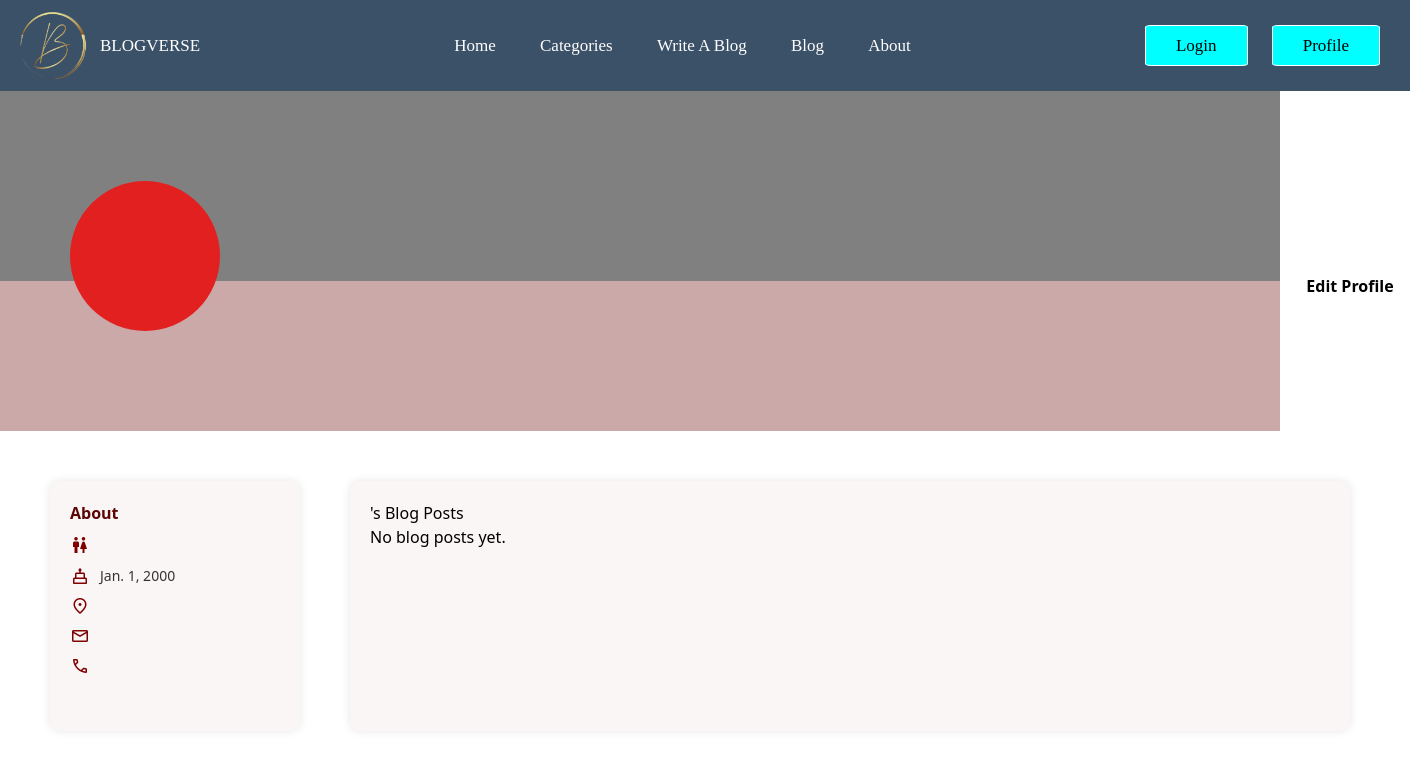
Before: /blogverse/profile/ (signed in) with the older database file.
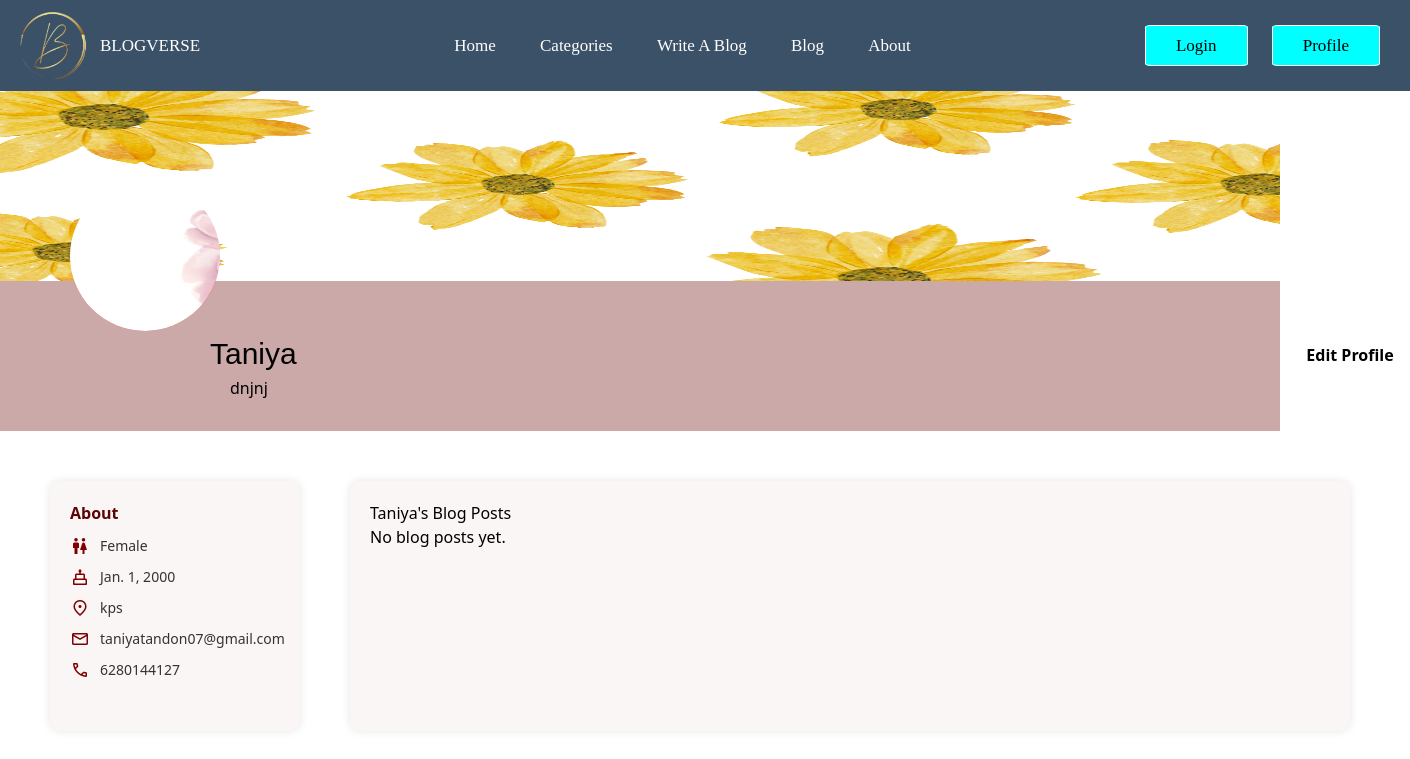
After: the same page with the newer database file.
### blogverse/models.py (models this page shows, shortened)
class Profile(models.Model):
    user = models.ForeignKey(User, on_delete=models.CASCADE, null=True, blank=True)
    name = models.CharField(max_length=100)
    profession = models.CharField(max_length=100)
    gender = models.CharField(max_length=6)
    birthdate = models.DateField(null=True, blank=True)
    address = models.CharField(max_length=100)
    email = models.EmailField()
    phone = models.CharField(max_length=10)
    profile_image = models.ImageField(upload_to='profile_images/', null=True, blank=True)
    cover_photo = models.ImageField(upload_to='cover_photos/', null=True, blank=True)

### blogverse/views.py (the view)
# urls.py: path('profile/', views.profile_view, name='profile_view'),
@login_required
def profile_view(request):
    profile, created = Profile.objects.get_or_create(
        user=request.user,
        defaults={'birthdate': date(2000, 1, 1)}  # or date.today(), anything valid
    )
    blogs = BlogPost.objects.filter(user=request.user)
    return render(request, 'profile.html', {'profile': profile, 'blogs': blogs})

### blogverse/templates/profile.html (shortened to what this page needs)
<!DOCTYPE html>
<html lang="en">
<head>
</head>
<body>
  {% extends 'base.html' %}
{% load static %}
{% block content %}
  <div class="container">
    <div class="upper">
      <div class="coverphoto">
        {% if profile.cover_photo %}
        <img src="{{ profile.cover_photo.url }}" alt="Cover Photo" width="250">
        {% endif %}
      </div>
      <div class="profilephoto">
        {% if profile.profile_image %}
        <img src="{{ profile.profile_image.url }}" alt="Profile Image" width="150">
        {% endif %}
      </div>
      <div class="username">
        <h2>{{ profile.name }}</h2>
        <p> {{ profile.profession }}</p>
      </div>
      <div class="edit">
        <button><a href="{% url 'update_profile' %}">Edit Profile</a></button>
      </div>
    </div>
    <div class="bottom">
      <div class="about">
        <h2>About</h2>
        <p><span class="material-symbols-outlined">wc</span> {{ profile.gender }}</p>
        <p><span class="material-symbols-outlined">cake</span> {{ profile.birthdate }}</p>
        <p><span class="material-symbols-outlined">location_on</span> {{ profile.address }}</p>
        <p><span class="material-symbols-outlined">mail</span> {{ profile.email }}</p>
        <p><span class="material-symbols-outlined">call</span> {{ profile.phone }}</p>
      </div>
      <div class="posts">
        <div class="mt-5">
          <h4 class="mb-3">{{ profile.name }}'s Blog Posts</h4>
          {% if blog_posts %}
          {% for post in blog_posts %}
          <div class="card mb-4 shadow-sm">
            <div class="card-body">
              <h5 class="card-title">{{ post.title }}</h5>
              <p class="card-text">{{ post.content|truncatewords:30 }}</p>
              <p class="card-text">
                <small class="text-muted">Published on {{ post.created_at|date:"F j, Y" }}</small>
              </p>
              <div class="d-flex justify-content-between align-items-center">
                <div>
                  <a href="{% url 'post_detail' post.pk %}" class="btn btn-sm btn-outline-primary">Read More</a>
                </div>
                <div>
                  <form method="post" action="{% url 'like_post' post.pk %}" class="d-inline">
                    {% csrf_token %}
                    <button type="submit"
                      class="btn btn-sm {% if user in post.likes.all %}btn-success{% else %}btn-outline-secondary{% endif %}">
                      👍 {{ post.total_likes }}
                    </button>
                  </form>
                </div>
              </div>
            </div>
          </div>
          {% endfor %}
          {% else %}
          <p class="text-muted">No blog posts yet.</p>
          {% endif %}
        </div>
      </div>
    </div>
  </div>
{%endblock%}

### blogverse/templates/base.html (shortened to what this page needs)
<!DOCTYPE html>
{% load static %}
<html lang="en">
<head>
  <script src="https://cdn.jsdelivr.net/npm/@tailwindcss/browser@4"></script>
</head>
<body>
  <div class="navbar">
    <div class="logo">
      <img src="{% static 'images/bloglogo.png' %}" alt="logo">
      <a href="{% url 'landing' %}">BLOGVERSE</a>
    </div>
    <div class="Links">
      <a href="{% url 'landing' %}">Home</a>
      <a href="">Categories</a>
      <a href="{% url 'write_blog' %}">Write A Blog</a>
      <a href="{% url 'blog_list' %}">Blog</a>
      <a href="{% url 'about' %}">About</a>
    </div>
    <div class="getstarted">
      <a href="{% url 'login' %}">Login</a>
      <a href="{% url 'profile_view' %}">Profile</a>
    </div>
  </div>
  <div class="main">
    {% block content %}
    {% endblock content %}
  </div>
</body>
</html>

### blogverse/templates/profile.html (style rules this page uses)
.upper { width: 100%; height: 340px; background-color: rgba(182, 135, 135, 0.715); }
.profilephoto { width: 150px; height: 150px; border-radius: 50%; overflow: hidden; margin-left: 70px; margin-top: -100px; background-color: rgb(227, 32, 32); }
.profilephoto img { width: 100%; height: 100%; object-fit: cover; }
.bottom { display: grid; grid-template-columns: 1fr 3fr; }
.about { height: 250px; width: 190px; margin-top: 50px; margin-left: 50px; background: #fbf6f6; border-radius: 10px; padding: 20px; box-shadow: 0 0 10px rgba(0, 0, 0, 0.1); width: 250px; }
.about h2 { color: #5d0405; font-weight: bold; }
.about p { display: flex; align-items: center; font-size: 14px; color: #333; margin: 10px 0; }
.about .material-symbols-outlined { color: #800000; font-size: 20px; margin-right: 10px; }
.posts { background: #fbf6f6; padding: 20px; border-radius: 10px; box-shadow: 0px 0px 10px rgba(0, 0, 0, 0.1); margin-right: 30px; margin-top: 50px; width: 1000px; margin-left: 50px; }

### blogverse/templates/base.html (style rules this page uses)
* { margin: 0; padding: 0; }
.navbar { display: flex; justify-content: space-between; gap: 10px; padding: 10px; align-items: center; background-color: #3b5168; }
.navbar a { text-decoration: none; color: rgb(255, 255, 255); font-size: 17px; font-family: "Audiowide", serif; }
.logo img { width: 80px; }
.logo { display: flex; align-items: center; gap: 10px; }
.Links a { margin-left: 20px; padding: 10px; }
.getstarted a { margin-right: 20px; border: 1px solid rgb(255, 255, 255); padding: 10px 30px 10px 30px; border-radius: 6%; background-color: aqua; color: black; }
a { text-decoration: none; }

Changed rows visible on the page:
changed Profile: cover_photo: picture added; profile_image: picture added; name (not shown) → "Taniya"; profession (not shown) → "dnjnj"; gender (not shown) → "Female"; address (not shown) → "kps"; email (not shown) → "taniyatandon07@gmail.com"; phone (not shown) → "6280144127"
